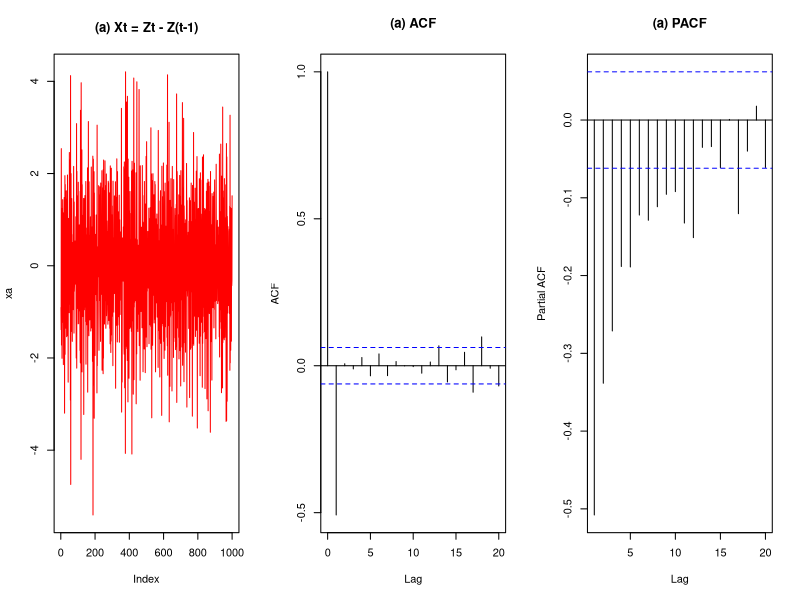
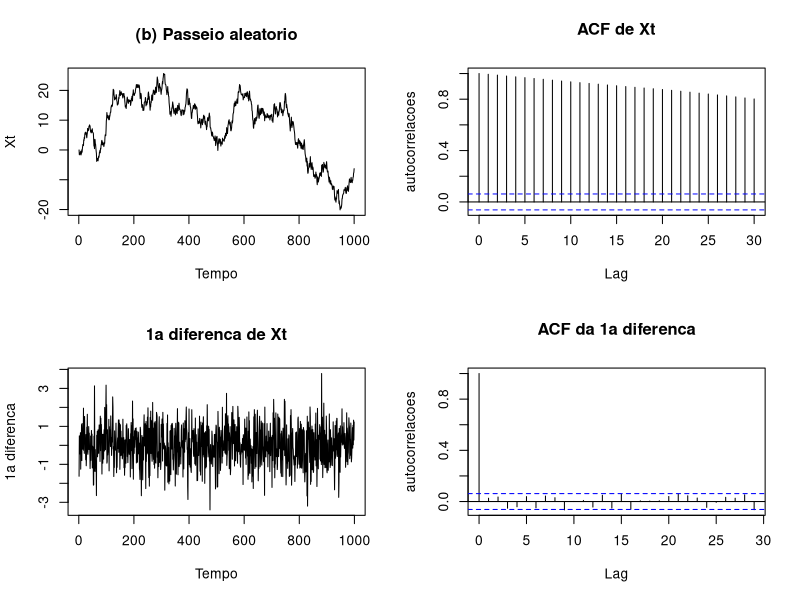
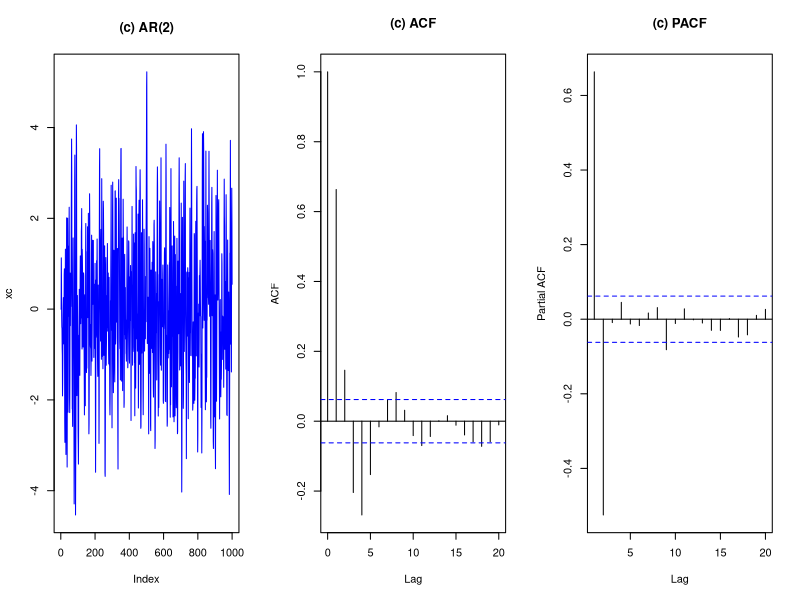
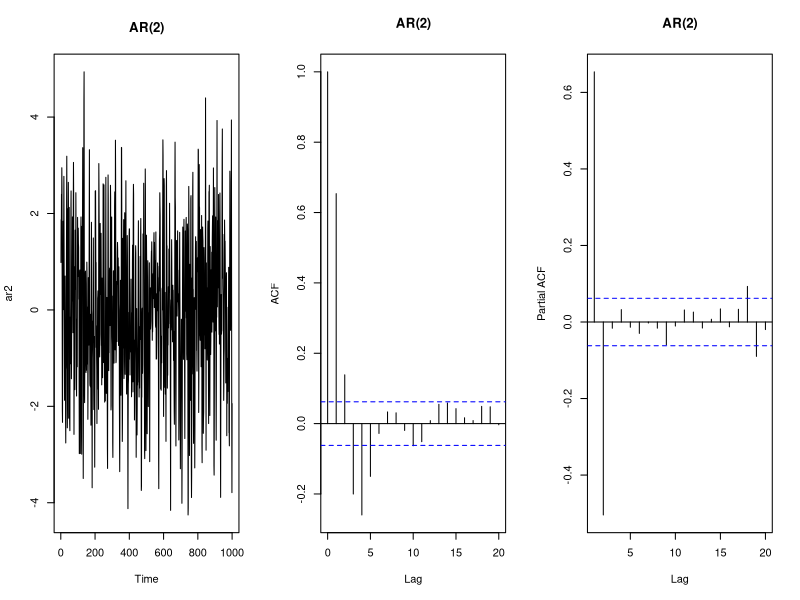

The R script that drew these images, in order:
# ==========================================================================
# 3o TRABALHO PRATICO - QUESTAO 1
# Os processos abaixo sao estacionarios? Justifique.   Zt ~ iid N(0, sigma^2)
#   (a) Xt = Zt - Z(t-1)
#   (b) Xt = X(t-1) + Zt
#   (c) Xt - X(t-1) + 0,5*X(t-2) = Zt
#
# BASEADO NAS AULAS DO PROFESSOR:
#   (a) Aulas-11/01-MA.R e Aulas/10/00-MA.R : gerar MA(1) com o 'for', kpss.test,
#       acf e pacf   (no formato dele: Xt = Zt + beta1*Z(t-1), aqui beta1 = -1)
#   (b) Aulas/09/ProcEstocasticos.r (PASSEIO ALEATORIO) e slides da Aula 09:
#       Var(Xt) = t*sigma^2, acf e primeira diferenca (diff)
#   (c) Aulas/10/01-AR.R e Aulas-11/00-AR.R : AR(2) com 'for', kpss.test, acf, pacf,
#       arima.sim; slides "Processos Autoregressivos": raizes fora do circulo
#       unitario e as condicoes do triangulo
# ==========================================================================

library(tseries)      # traz o kpss.test (o mesmo teste usado pelo professor)
graphics.off()        # fecha graficos antigos que possam ter ficado abertos
set.seed(13679821) # semente do professor (Aulas/09/ProcEstocasticos.r): trava o sorteio
                      # e os resultados saem IGUAIS toda vez que o script for rodado
n <- 1000             # numero de valores de cada serie (como no 01-MA.R)

# --------------------------------------------------------------------------
# (a) Xt = Zt - Z(t-1)   ->   MA(1) com beta1 = -1
# --------------------------------------------------------------------------
# Gera a serie como o professor faz no 01-MA.R:
zt <- rnorm(1, 0, 1)                 # primeiro sorteio
xa <- 0
for (i in 2:(n + 1)) {
  zt[i] <- rnorm(1, 0, 1)            # sorteio novo (o "Z" de hoje)
  xa[i] <- zt[i] - 1 * zt[i - 1]     # Xt = Zt + beta1*Z(t-1), com beta1 = -1
}
xa <- xa[2:(n + 1)]                  # descarta o primeiro valor (so um zero inicial)

mean(xa)                             # media: deve ficar perto de 0 (constante)
var(xa)                              # variancia: perto de 2 (= 2*sigma^2); muda um pouco a cada sorteio

# Teste KPSS: H0 = serie estacionaria. Se p >= 0,05, NAO rejeita (e estacionaria).
kpss.test(xa, null = "L")

# Valores teoricos (conta feita a mao): gama(0) = 2, gama(1) = -1, rho(1) = -0,5
# Pela formula do slide do MA(1): rho(1) = beta1/(1 + beta1^2) = -1/(1+1) = -0,5
beta1 <- -1
beta1 / (1 + beta1^2)                # rho(1) teorico = -0,5
acf(xa, lag.max = 20, plot = FALSE)$acf[2]   # rho(1) estimado dos dados (perto de -0,5)

par(mfrow = c(1, 3))
plot(xa, type = "l", col = "red", main = "(a) Xt = Zt - Z(t-1)")
acf(xa, type = "correlation", lag.max = 20, main = "(a) ACF")
pacf(xa, lag.max = 20, main = "(a) PACF")
par(mfrow = c(1, 1))
# A serie oscila em torno de 0 sem se afastar, e a ACF so tem barra no lag 1.

# Conferencia com arima.sim (como o professor faz). Aqui ma = c(-1).
ma_a <- arima.sim(n = 1000, list(ma = c(-1)))
var(ma_a)                            # tambem perto de 2

# --------------------------------------------------------------------------
# (b) Xt = X(t-1) + Zt   ->   PASSEIO ALEATORIO (aula 09)
# --------------------------------------------------------------------------
# Gera a serie como o professor faz no ProcEstocasticos.r:
xb <- 0
for (i in 2:n) {
  xb[i] <- xb[i - 1] + rnorm(1, mean = 0, sd = 1)   # Xt = X(t-1) + Zt
}
kpss.test(xb, null = "L")            # p-valor pequeno (< 0,05): REJEITA H0 -> NAO estacionaria

par(mfrow = c(2, 2))                 # 4 graficos juntos, como no ProcEstocasticos.r
plot(xb, type = "l", xlab = "Tempo", ylab = "Xt", main = "(b) Passeio aleatorio")
acf(xb, main = "ACF de Xt", xlab = "Lag", ylab = "autocorrelacoes")
zb <- diff(xb)                       # primeira diferenca: Xt - X(t-1) = Zt
plot(zb, type = "l", xlab = "Tempo", ylab = "1a diferenca", main = "1a diferenca de Xt")
acf(zb, main = "ACF da 1a diferenca", xlab = "Lag", ylab = "autocorrelacoes")
par(mfrow = c(1, 1))
# A serie vaga sem voltar a media e a ACF quase nao cai. A diferenca e ruido branco.

kpss.test(zb, null = "L")            # agora p >= 0,05: a diferenca e estacionaria

# Por que NAO e estacionario? Var(Xt) = t * sigma^2 CRESCE com o tempo (slide da aula 09).
# Conferimos sorteando 2000 "caminhos" de 100 passos e olhando a variancia em cada t:
caminhos <- 2000
tmax     <- 100
Z <- matrix(rnorm(caminhos * tmax), nrow = caminhos, ncol = tmax)  # cada linha = um caminho
X <- t(apply(Z, 1, cumsum))          # cumsum: Xt = Z1 + Z2 + ... + Zt (comecando em X0 = 0)
tempos <- c(1, 2, 3, 10, 50, 100)
tabela <- data.frame(
  tempo        = tempos,
  var_simulada = apply(X[, tempos], 2, var),   # variancia de verdade, medida nos caminhos
  var_teorica  = tempos * 1                    # t * sigma^2, com sigma^2 = 1
)
tabela                               # a variancia cresce junto com t: NAO estacionario

# --------------------------------------------------------------------------
# (c) Xt - X(t-1) + 0,5*X(t-2) = Zt   ->   Xt = 1*X(t-1) - 0,5*X(t-2) + Zt   (AR(2))
#     alfa1 = 1  e  alfa2 = -0,5
# --------------------------------------------------------------------------
# Gera a serie como o professor faz no 01-AR.R (exemplo do AR(2)):
xc <- c(0, 0)                        # dois valores iniciais
for (i in 3:n) {
  xc[i] <- 1 * xc[i - 1] - 0.5 * xc[i - 2] + rnorm(1, 0, 1)
}
kpss.test(xc, null = "L")            # p >= 0,05: nao rejeita -> estacionaria

# Teoria (slide "Estacionariedade de um processo AR(p)"):
# polinomio Phi(B) = 1 - alfa1*B - alfa2*B^2 = 1 - B + 0,5*B^2 ; precisa ter raizes FORA do circulo
raizes <- polyroot(c(1, -1, 0.5))    # coeficientes do menor para o maior grau: 1, -1, 0,5
raizes                               # 1+1i e 1-1i (numeros complexos)
Mod(raizes)                          # modulo = 1,414 > 1  -> raizes FORA do circulo unitario

# Condicoes do triangulo para o AR(2) (as 3 precisam ser TRUE):
a1 <- 1
a2 <- -0.5
a1 + a2 < 1                          # 0,5 < 1   -> TRUE
a2 - a1 < 1                          # -1,5 < 1  -> TRUE
(a2 > -1) & (a2 < 1)                 # -1 < -0,5 < 1 -> TRUE

par(mfrow = c(1, 3))
plot(xc, type = "l", col = "blue", main = "(c) AR(2)")
acf(xc, lag.max = 20, main = "(c) ACF")
pacf(xc, lag.max = 20, main = "(c) PACF")
par(mfrow = c(1, 1))
# Conferencia com arima.sim (como o professor faz)
ar2 <- arima.sim(n = 1000, list(ar = c(1, -0.5)))
par(mfrow = c(1, 3))
plot.ts(ar2, main = "AR(2)")
acf(ar2, type = "correlation", lag.max = 20, main = "AR(2)")
pacf(ar2, lag.max = 20, main = "AR(2)")
par(mfrow = c(1, 1))

# --------------------------------------------------------------------------
# RESUMO
# --------------------------------------------------------------------------
data.frame(
  processo      = c("(a) Xt = Zt - Z(t-1)", "(b) Xt = X(t-1) + Zt", "(c) AR(2) com alfa1=1 e alfa2=-0,5"),
  estacionario  = c("SIM", "NAO", "SIM"),
  motivo        = c("media 0, variancia 2*sigma^2 e covariancia so depende do lag",
                    "Var(Xt) = t*sigma^2 cresce com t (raiz unitaria)",
                    "raizes 1+-1i com modulo 1,414 > 1 (fora do circulo)")
)

# FRASE TECNICA: um processo e estacionario quando media, variancia e
# autocovariancia nao dependem do tempo; todo MA finito e estacionario, o AR
# exige raizes fora do circulo unitario, e o passeio aleatorio (raiz unitaria)
# nao e, mas sua primeira diferenca e.
